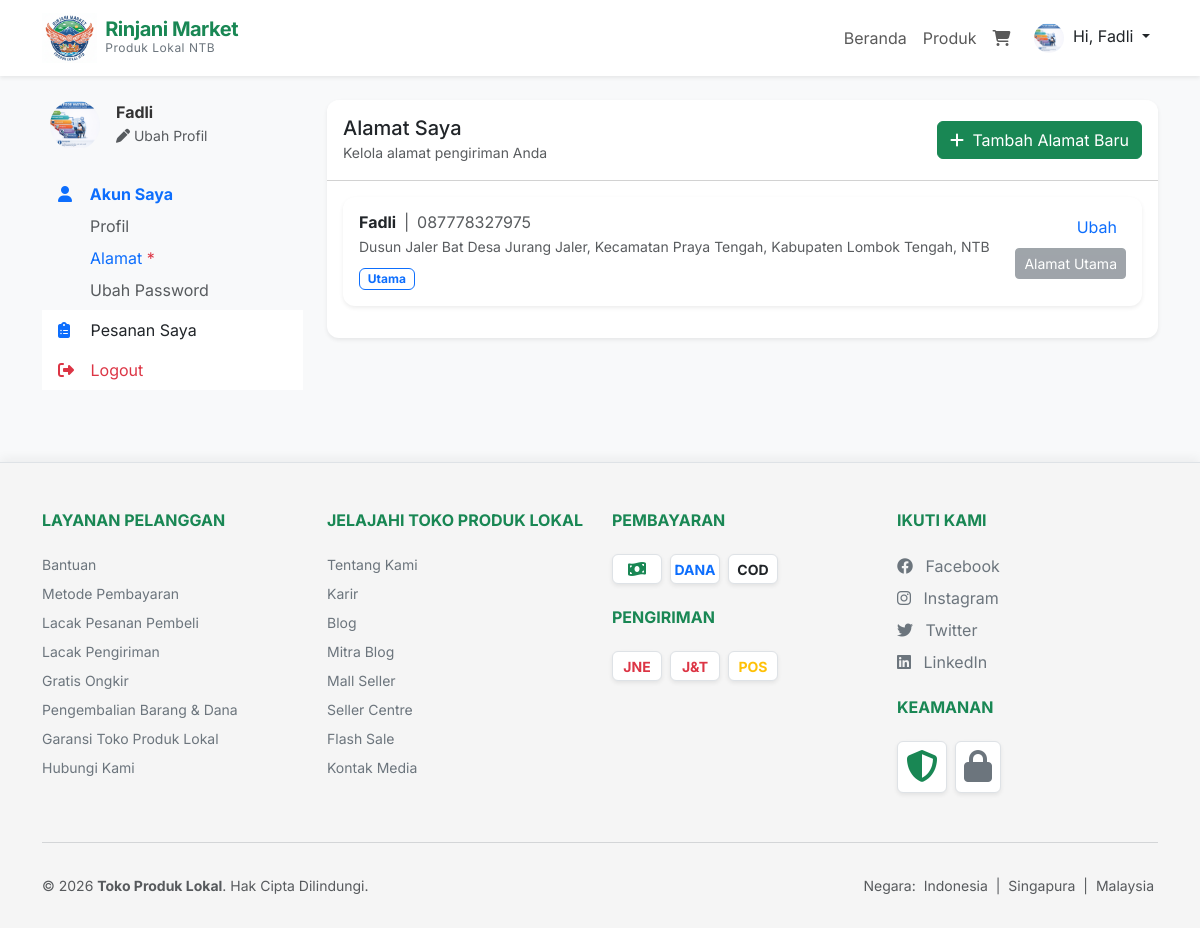
The app's page /profile/address (signed in) with its own data.
### tables this page shows
CREATE TABLE IF NOT EXISTS `users` ( 
  `id` int(11) NOT NULL AUTO_INCREMENT, 
  `name` varchar(100) NOT NULL, 
  `email` varchar(100) DEFAULT NULL, 
  `phone` varchar(20) DEFAULT NULL, 
  `address` text DEFAULT NULL, 
  `gender` enum('L','P') DEFAULT NULL, 
  `birthdate` date DEFAULT NULL, 
  `image` varchar(255) DEFAULT 'default.jpg', 
  `username` varchar(50) NOT NULL, 
  `password` varchar(255) NOT NULL, 
  `role` enum('admin','customer') NOT NULL DEFAULT 'customer', 
  `created_at` timestamp NOT NULL DEFAULT current_timestamp(), 
  PRIMARY KEY (`id`), 
  UNIQUE KEY `username` (`username`) 
);

CREATE TABLE IF NOT EXISTS `user_addresses` ( 
  `id` int(11) NOT NULL AUTO_INCREMENT, 
  `user_id` int(11) NOT NULL, 
  `recipient_name` varchar(100) NOT NULL, 
  `phone` varchar(20) NOT NULL, 
  `address` text NOT NULL, 
  `is_primary` tinyint(1) DEFAULT 0, 
  `created_at` timestamp NULL DEFAULT current_timestamp(), 
  PRIMARY KEY (`id`), 
  KEY `user_id` (`user_id`), 
  CONSTRAINT `1` FOREIGN KEY (`user_id`) REFERENCES `users` (`id`) ON DELETE CASCADE 
);

### app/core/Controller.php (called while the page is built, shortened)
<?php
class Controller {
    public function view($view, $data = []) {
        require_once '../app/views/' . $view . '.php';
    }
    public function model($model) {
        return new $model;
    }
}

### app/controllers/Profile.php (called while the page is built, shortened)
<?php
class Profile extends Controller {
    public function address() {
        $data['judul'] = 'Alamat Saya';
        $data['user'] = $this->model('User_model')->getUserById($_SESSION['user_id']);
        $data['addresses'] = $this->model('Address_model')->getAllAddresses($_SESSION['user_id']);
        $data['active_tab'] = 'profile';
        $data['active_sub_tab'] = 'address';
        $this->view('profile/address', $data);
    }
}

### app/core/App.php (called while the page is built, shortened)
<?php
class App {
    protected $method = 'index';
    protected $params = [];
    public function __construct() {
        $url = $this->parseURL();
        if (isset($url[0]) && file_exists('../app/controllers/' . ucfirst($url[0]) . '.php')) {
            unset($url[0]);
        }
        $this->controller = new $this->controller;
        if (isset($url[1])) {
            if (method_exists($this->controller, $url[1])) {
                $this->method = $url[1];
            }
        }
        call_user_func_array([$this->controller, $this->method], $this->params);
    }
    public function parseURL() {
        if (isset($_GET['url'])) {
            $url = rtrim($_GET['url'], '/');
            $url = filter_var($url, FILTER_SANITIZE_URL);
            return explode('/', $url);
        }
        return ['Home'];
    }
}

### public/index.php (called while the page is built, shortened)
<?php
$app = new App();

### app/core/Database.php (called while the page is built, shortened)
<?php
class Database {
    private $host = DB_HOST;
    private $user = DB_USER;
    private $pass = DB_PASS;
    private $db_name = DB_NAME;
    private $dbh;
    private $stmt;
    public function __construct() {
        $dsn = 'mysql:host=' . $this->host . ';dbname=' . $this->db_name;
        $option = [
            PDO::ATTR_PERSISTENT => true,
            PDO::ATTR_ERRMODE => PDO::ERRMODE_EXCEPTION
        ];
        try {
            $this->dbh = new PDO($dsn, $this->user, $this->pass, $option);
        } catch (PDOException $e) {
            die($e->getMessage());
        }
    }
    public function query($query) {
        $this->stmt = $this->dbh->prepare($query);
    }
    public function bind($param, $value, $type = null) {
        if (is_null($type)) {
            switch (true) {
                case is_int($value):
                    $type = PDO::PARAM_INT;
                    break;
            }
        }
        $this->stmt->bindValue($param, $value, $type);
    }
    public function execute() {
        return $this->stmt->execute();
    }
    public function resultSet() {
        $this->execute();
        return $this->stmt->fetchAll(PDO::FETCH_ASSOC);
    }
    public function single() {
        $this->execute();
        return $this->stmt->fetch(PDO::FETCH_ASSOC);
    }
}

### app/models/User_model.php (called while the page is built, shortened)
<?php
class User_model {
    private $table = 'users';
    private $db;
    public function __construct() {
        $this->db = new Database;
    }
    public function getUserById($id) {
        $this->db->query('SELECT * FROM ' . $this->table . ' WHERE id = :id');
        $this->db->bind('id', $id);
        return $this->db->single();
    }
}

### app/models/Address_model.php (called while the page is built, shortened)
<?php
class Address_model {
    private $table = 'user_addresses';
    private $db;
    public function __construct() {
        $this->db = new Database;
    }
    public function getAllAddresses($userId) {
        $this->db->query('SELECT * FROM ' . $this->table . ' WHERE user_id = :uid ORDER BY is_primary DESC, created_at DESC');
        $this->db->bind('uid', $userId);
        return $this->db->resultSet();
    }
}

### app/views/profile/address.php (the view, shortened to what this page needs)
<div class="container mt-4 mb-5">
    <div class="row">
        <?php require_once __DIR__ . '/sidebar.php'; ?>
        <div class="col-md-9">
            <div class="card shadow-sm">
                <div class="card-header bg-white py-3 d-flex justify-content-between align-items-center">
                    <div>
                        <h5 class="mb-0">Alamat Saya</h5>
                        <small class="text-muted">Kelola alamat pengiriman Anda</small>
                    </div>
                    <button class="btn btn-primary" data-bs-toggle="modal" data-bs-target="#addAddressModal">
                        <i class="fas fa-plus me-1"></i> Tambah Alamat Baru
                    </button>
                </div>
                <div class="card-body">
                    <?php if(empty($data['addresses'])): ?>
                        <div class="text-center py-5">
                            <i class="fas fa-map-marker-alt fa-3x text-muted mb-3"></i>
                            <p class="text-muted">Belum ada alamat tersimpan.</p>
                        </div>
                    <?php else: ?>
                        <?php foreach($data['addresses'] as $addr): ?>
                            <div class="card mb-3 border-<?= $addr['is_primary'] ? 'primary' : 'light'; ?> shadow-sm">
                                <div class="card-body">
                                    <div class="d-flex justify-content-between align-items-start">
                                        <div>
                                            <h6 class="fw-bold mb-1">
                                                <?= $addr['recipient_name']; ?>
                                                <span class="text-muted fw-normal mx-1">|</span>
                                                <span class="text-muted fw-normal"><?= $addr['phone']; ?></span>
                                            </h6>
                                            <p class="text-muted mb-2 small"><?= $addr['address']; ?></p>
                                            <?php if($addr['is_primary']): ?>
                                                <span class="badge bg-outline-primary text-primary border border-primary">Utama</span>
                                            <?php endif; ?>
                                        </div>
                                        <div class="d-flex flex-column gap-2 text-end">
                                            <div>
                                                <button class="btn btn-link text-decoration-none p-0 me-2"
                                                        data-bs-toggle="modal"
                                                        data-bs-target="#editAddressModal<?= $addr['id']; ?>">Ubah</button>
                                            </div>
                                            <?php if(!$addr['is_primary']): ?>
                                                <a href="<?= BASEURL; ?>/profile/setPrimaryAddress/<?= $addr['id']; ?>" class="btn btn-outline-secondary btn-sm">Atur sebagai Utama</a>
                                            <?php else: ?>
                                                <button class="btn btn-secondary btn-sm" disabled>Alamat Utama</button>
                                            <?php endif; ?>
                                        </div>
                                    </div>
                                </div>
                            </div>
                        <?php endforeach; ?>
                    <?php endif; ?>
                </div>
            </div>
        </div>
    </div>
</div>

### app/views/profile/sidebar.php
<div class="col-md-3 mb-4">
    <div class="d-flex align-items-center mb-4 ps-2">
        <?php
            $profileImg = 'https://ui-avatars.com/api/?name=' . urlencode($data['user']['name']) . '&background=random';
            if (!empty($data['user']['image']) && file_exists('assets/img/profiles/' . $data['user']['image'])) {
                $profileImg = BASEURL . '/assets/img/profiles/' . $data['user']['image'];
            }
        ?>
        <img src="<?= $profileImg; ?>"
             alt="Profile"
             class="rounded-circle me-3 object-fit-cover"
             width="50" height="50">
        <div>
            <h6 class="mb-0 fw-bold text-truncate" style="max-width: 150px;"><?= $data['user']['name']; ?></h6>
            <a href="<?= BASEURL; ?>/profile" class="text-decoration-none text-muted small"><i class="fas fa-pen"></i> Ubah Profil</a>
        </div>
    </div>
    <div class="list-group list-group-flush">
        <a href="<?= BASEURL; ?>/profile" class="list-group-item list-group-item-action border-0 bg-transparent <?= ($data['active_tab'] ?? '') == 'profile' ? 'active text-primary fw-bold' : 'text-dark'; ?>">
            <i class="fas fa-user <?= ($data['active_tab'] ?? '') == 'profile' ? 'text-primary' : 'text-muted'; ?> me-2" style="width: 20px;"></i> Akun Saya
        </a>
        <div class="ps-5 mb-2">
            <a href="<?= BASEURL; ?>/profile" class="text-decoration-none d-block mb-2 <?= ($data['active_sub_tab'] ?? '') == 'profile' ? 'text-primary' : 'text-muted'; ?>">Profil</a>
            <a href="<?= BASEURL; ?>/profile/address" class="text-decoration-none d-block mb-2 <?= ($data['active_sub_tab'] ?? '') == 'address' ? 'text-primary' : 'text-muted'; ?>">Alamat <span class="text-danger">*</span></a>
            <a href="<?= BASEURL; ?>/profile/changePassword" class="text-decoration-none d-block <?= ($data['active_sub_tab'] ?? '') == 'password' ? 'text-primary' : 'text-muted'; ?>">Ubah Password</a>
        </div>
        <a href="<?= BASEURL; ?>/products/orders" class="list-group-item list-group-item-action border-0 text-dark">
            <i class="fas fa-clipboard-list text-primary me-2" style="width: 20px;"></i> Pesanan Saya
        </a>
        <a href="<?= BASEURL; ?>/auth/logout" class="list-group-item list-group-item-action border-0 text-danger">
            <i class="fas fa-sign-out-alt text-danger me-2" style="width: 20px;"></i> Logout
        </a>
    </div>
</div>

### public/assets/css/style.css (style rules this page uses)
:root { --primary-color: #198754; --secondary-color: #20c997; --font-family-base: 'Inter', sans-serif; }
body { font-family: var(--font-family-base); background-color: #f8f9fa; color: #333; }
.card { border: none; border-radius: 12px; box-shadow: 0 4px 6px rgba(0,0,0,0.05); transition: transform 0.2s, box-shadow 0.2s; overflow: hidden; }
.btn-primary { background-color: var(--primary-color); border-color: var(--primary-color); }

### records on screen
users: image (picture), name "Fadli"
user_addresses: recipient_name "Fadli", phone "087778327975", address "Dusun Jaler Bat Desa Jurang Jaler, Kecamatan Praya Tengah, Kabupaten Lombok Tengah, NTB", is_primary "Utama"

### other values on screen
explode(' ', $_SESSION['user_name'])[0] "Fadli"
SITENAME "Toko Produk Lokal"
SITENAME "TOKO PRODUK LOKAL"
